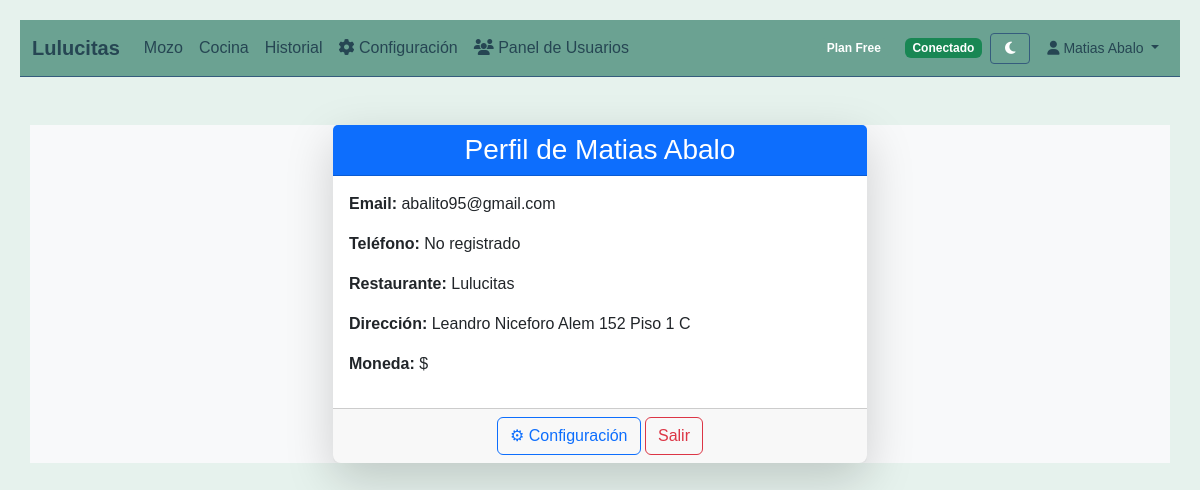
Screenshot of /auth/perfil (signed in) with the database file from the repository.
### models.py (models this page shows, shortened)
class Restaurante(db.Model):
    id = db.Column(db.Integer, primary_key=True)
    nombre = db.Column(db.String(100), nullable=False)
    slug = db.Column(db.String(50), unique=True, nullable=False)
    direccion = db.Column(db.String(200))
    telefono = db.Column(db.String(20))
    email_contacto = db.Column(db.String(120))
    moneda = db.Column(db.String(10), default="$")
    zona_horaria = db.Column(db.String(50), default="America/Argentina/Buenos_Aires")
    plan = db.Column(db.String(20), default="free")
    fecha_creacion = db.Column(db.DateTime, default=datetime.now)
    activo = db.Column(db.Boolean, default=True)
    api_key = db.Column(db.String(64), unique=True)

class Usuario(UserMixin, db.Model):
    id = db.Column(db.Integer, primary_key=True)
    email = db.Column(db.String(120), unique=True, nullable=False)
    password_hash = db.Column(db.String(128))
    nombre = db.Column(db.String(100), nullable=False)
    es_admin = db.Column(db.Boolean, default=False)
    es_superadmin = db.Column(db.Boolean, default=False)
    activo = db.Column(db.Boolean, default=False)  # por defecto inactivo hasta confirmar email
    confirmado = db.Column(db.Boolean, default=False)
    token_confirmacion = db.Column(db.String(128), nullable=True)
    fecha_creacion = db.Column(db.DateTime, default=datetime.now)
    restaurante_id = db.Column(db.Integer, db.ForeignKey('restaurante.id'), nullable=True)
    restaurante = db.relationship('Restaurante', backref='usuarios')

### auth.py (the view)
@auth_bp.route('/perfil')
@login_required
def perfil():
    return render_template('auth/perfil.html', usuario=current_user)

### app.py (called while the page is built)
@login_manager.user_loader
def load_user(user_id):
    try:
        return Usuario.query.get(int(user_id))
    except Exception as e:
        print(f"Error cargando usuario {user_id}: {e}")
        return None

@app.context_processor
def inject_user():
    return {
        'current_user': current_user,
        'current_restaurante': current_user.restaurante if current_user.is_authenticated else None
    }

### templates/auth/perfil.html
{% extends "base.html" %}
{% block content %}
<div class="container mt-5">
  <div class="row justify-content-center">
    <div class="col-md-6">
      <div class="card shadow-lg border-0 rounded-3">
        <div class="card-header bg-primary text-white text-center">
          <h3 class="mb-0">Perfil de {{ usuario.nombre }}</h3>
        </div>
        <div class="card-body">
          <p><strong>Email:</strong> {{ usuario.email }}</p>
          <p><strong>Teléfono:</strong> {{ usuario.telefono or "No registrado" }}</p>
          <p><strong>Restaurante:</strong> {{ usuario.restaurante.nombre }}</p>
          <p><strong>Dirección:</strong> {{ usuario.restaurante.direccion or "No registrada" }}</p>
          <p><strong>Moneda:</strong> {{ usuario.restaurante.moneda }}</p>
        </div>
        <div class="card-footer text-center">
          <a href="{{ url_for('auth.configuracion') }}" class="btn btn-outline-primary">⚙ Configuración</a>
          <a href="{{ url_for('auth.logout') }}" class="btn btn-outline-danger">Salir</a>
        </div>
      </div>
    </div>
  </div>
</div>
{% endblock %}

### templates/base.html (shortened to what this page needs)
<!DOCTYPE html>
<html lang="es">
<head>
    <link rel="stylesheet" href="https://cdn.jsdelivr.net/npm/bootstrap@5.3.2/dist/css/bootstrap.min.css">
    <link rel="stylesheet" href="{{ url_for('static', filename='style.css') }}">
</head>
<body class="bg-light">
<nav id="main-navbar" class="navbar navbar-expand-lg navbar-custom-dark">
  <div class="container-fluid">
    <a class="navbar-brand fw-bold" href="{{ url_for('index_redirect') }}">
      {% if current_restaurante %}{{ current_restaurante.nombre }}{% else %}Resto App{% endif %}
    </a>
    <div class="collapse navbar-collapse" id="navbarMain">
      {% if current_user.is_authenticated %}
      <ul class="navbar-nav me-auto mb-2 mb-lg-0">
        <li class="nav-item"><a class="nav-link" href="{{ url_for('index_redirect') }}">Mozo</a></li>
        <li class="nav-item"><a class="nav-link" href="{{ url_for('cocina') }}">Cocina</a></li>
        <li class="nav-item"><a class="nav-link" href="{{ url_for('historial') }}">Historial</a></li>
        <li class="nav-item">
          <a class="nav-link" href="{{ url_for('auth.configuracion') }}">
            <i class="fas fa-cog"></i> Configuración
          </a>
        </li>
        {% if current_user.es_superadmin %}
        <li class="nav-item">
          <a class="nav-link" href="{{ url_for('auth.admin_usuarios') }}">
            <i class="fas fa-users"></i> Panel de Usuarios
          </a>
        </li>
        {% endif %}
      </ul>
      <span class="badge bg-info me-3">Plan {{ current_restaurante.plan|title }}</span>
      <div class="d-flex align-items-center gap-2">
        <span id="pwa-status" class="badge bg-secondary">Conectado</span>
        <button id="toggle-theme" class="btn btn-theme-dark btn-sm" title="Cambiar tema">
          <i class="fas fa-moon"></i>
        </button>
        <div class="dropdown">
          <button class="btn btn-outline-light dropdown-toggle btn-sm" type="button" data-bs-toggle="dropdown">
            <i class="fas fa-user"></i> {{ current_user.nombre }}
          </button>
        </div>
      </div>
      {% else %}
      <ul class="navbar-nav ms-auto">
        <li class="nav-item"><a href="{{ url_for('auth.login') }}" class="btn btn-outline-light me-2">Iniciar Sesión</a></li>
        <li class="nav-item"><a href="{{ url_for('auth.registro') }}" class="btn btn-light">Registrarse</a></li>
      </ul>
      {% endif %}
    </div>
  </div>
</nav>
<main id="main-content" class="container my-3">
  {% block content %}{% endblock %}
</main>
</body>
</html>

### static/style.css (style rules this page uses)
body { font-family: Arial, sans-serif; margin: 20px; }
button { padding: 8px 15px; background: #28a745; color: white; border: none; cursor: pointer; }

### templates/base.html (style rules this page uses)
body.bg-light { background-color: #e6f2ed !important; color: #212529 !important; }
.navbar-custom-light { background-color: #6ba292 !important; color: #fff !important; border-bottom: 1px solid #355c7d; }
.navbar-custom-light .navbar-nav .nav-link, .navbar-custom-light .navbar-brand, .navbar-custom-light .dropdown-toggle, .navbar-custom-light .btn-outline-dark { color: #264653 !important; }
.btn-outline-light, .btn-outline-dark { border-color: transparent; }
#toggle-theme { min-width: 40px; }
.btn-theme-light { background: #6ba292 !important; color: #fff !important; border: 1px solid #355c7d !important; }
.badge.bg-info { background-color: #6ba292 !important; color: #fff !important; }

### rows the page displays
Restaurante: nombre "Lulucitas", plan "Free", restaurante.nombre "Lulucitas", restaurante "Leandro Niceforo Alem 152 Piso 1 C", restaurante.moneda "$"
Usuario: nombre "Matias Abalo", email "abalito95@gmail.com"

### other values shown
{{ usuario.telefono or "No registrado" }} "No registrado"
